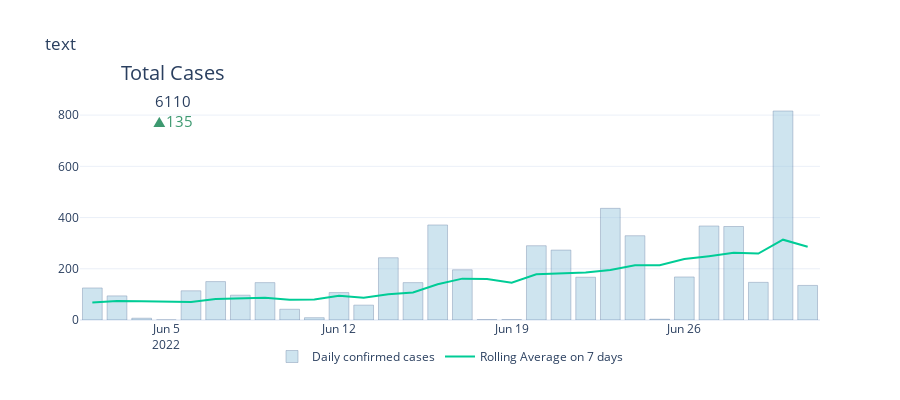

Write notebook code for a chart like this one.
### Code cell
import plotly.graph_objects as go

fig = go.Figure(go.Indicator(
    mode = "number+delta",
    value = data_world['acc_confirmed'].iloc[-1],
    delta = {"reference": data_world['acc_confirmed'].iloc[-2], 
             "valueformat": ".0f",
            "font":{'size':15}},
    number = {'font':{'size':15}},
    
    title = {"text": "Total Cases", 
            'font':{'size': 20}},
    domain = {'y': [0.9, 1], 'x': [0.1, 0.15]}))

fig.add_trace(go.Bar(
    #mode = 'lines',
    x = data_world.date.tail(30),
    y = data_world.new_daily_cases.tail(30),
    name = 'Daily confirmed cases',
    marker_color = 'rgb(158,202,225)', 
    marker_line_color = 'rgb(8,48,107)',
    opacity = 0.5
))

fig.add_trace(go.Scatter(
    mode = 'lines',
    x = data_world.date.tail(30),
    y = data_world['Rolling Ave.'].tail(30),
    name = 'Rolling Average on 7 days'
))


fig.update_layout(title = 'text',  
                  height=400,
                  width=900,
                 legend = {'orientation':'h',
                          'x':0.5, 
                          'y':-0.1,
                          'xanchor':'center'},
                 template = 'plotly_white')


fig.show()

### Figure 1 — Plotly figure (JSON) as saved in the notebook; plotly's stock layout.template omitted (floating-point values rounded to 4 significant figures)
{"data": [{"delta": {"font": {"size": 15}, "reference": 5970, "valueformat": ".0f"}, "domain": {"x": [0.1, 0.15], "y": [0.9, 1]}, "mode": "number+delta", "number": {"font": {"size": 15}}, "title": {"font": {"size": 20}, "text": "Total Cases"}, "type": "indicator", "value": 6105}, {"marker": {"color": "rgb(158,202,225)", "line": {"color": "rgb(8,48,107)"}}, "name": "Daily confirmed cases", "opacity": 0.5, "type": "bar", "x": ["2022-06-02", "2022-06-03", "2022-06-04", "2022-06-05", "2022-06-06", "2022-06-07", "2022-06-08", "2022-06-09", "2022-06-10", "2022-06-11", "2022-06-12", "2022-06-13", "2022-06-14", "2022-06-15", "2022-06-16", "2022-06-17", "2022-06-18", "2022-06-19", "2022-06-20", "2022-06-21", "2022-06-22", "2022-06-23", "2022-06-24", "2022-06-25", "2022-06-26", "2022-06-27", "2022-06-28", "2022-06-29", "2022-06-30", "2022-07-01"], "y": [125, 94, 7, 0, 114, 150, 97, 146, 42, 9, 107, 58, 243, 146, 371, 196, 1, 1, 290, 273, 167, 436, 329, 3, 168, 367, 365, 147, 816, 135]}, {"mode": "lines", "name": "Rolling Average on 7 days", "type": "scatter", "x": ["2022-06-02", "2022-06-03", "2022-06-04", "2022-06-05", "2022-06-06", "2022-06-07", "2022-06-08", "2022-06-09", "2022-06-10", "2022-06-11", "2022-06-12", "2022-06-13", "2022-06-14", "2022-06-15", "2022-06-16", "2022-06-17", "2022-06-18", "2022-06-19", "2022-06-20", "2022-06-21", "2022-06-22", "2022-06-23", "2022-06-24", "2022-06-25", "2022-06-26", "2022-06-27", "2022-06-28", "2022-06-29", "2022-06-30", "2022-07-01"], "y": [68.43, 74.57, 73.29, 71.14, 69.86, 81.86, 83.86, 86.86, 79.43, 79.71, 95, 87, 100.3, 107.3, 139.4, 161.4, 160.3, 145.1, 178.3, 182.6, 185.6, 194.9, 213.9, 214.1, 238, 249, 262.1, 259.3, 313.6, 285.9]}], "layout": {"height": 400, "legend": {"orientation": "h", "x": 0.5, "xanchor": "center", "y": -0.1}, "title": {"text": "text"}, "width": 900}}
